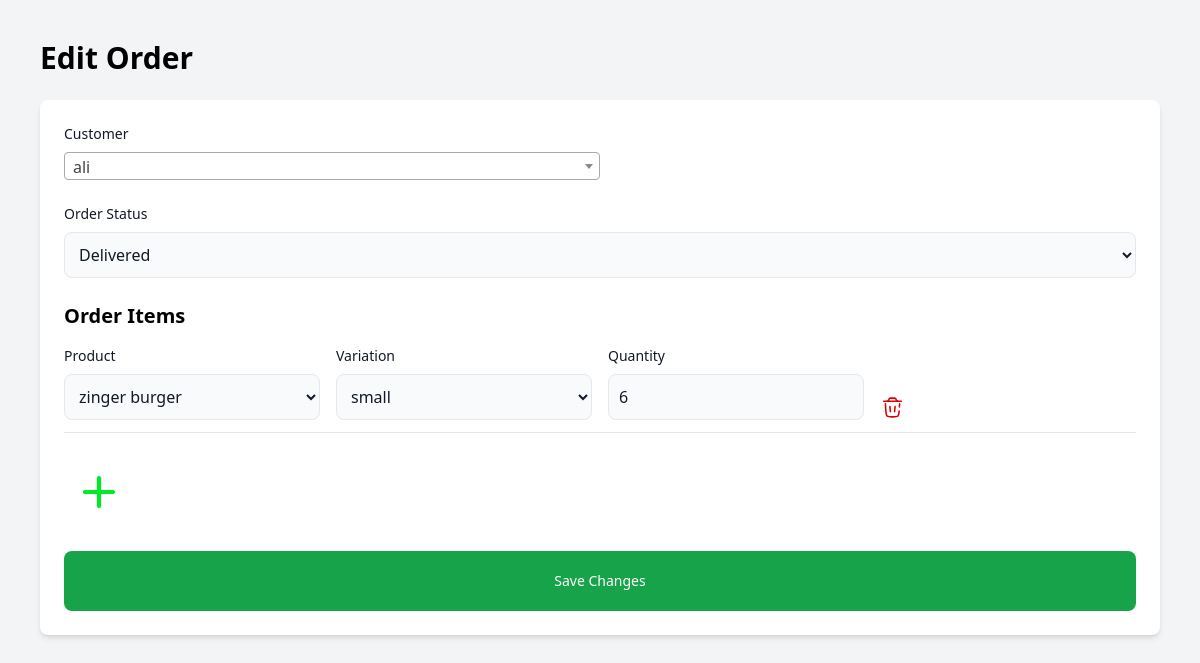
Page /edit-order/8/ (signed in) on the committed database.
### food/models.py (models this page shows, shortened)
class Order(models.Model):
    ORDER_TYPE_CHOICES = [
        ('Delivery', 'Delivery'),
        ('Dine-in', 'Dine-in'),
    ]
    customer = models.ForeignKey(Customer, on_delete=models.CASCADE, related_name='customer')
    order_date = models.DateTimeField(auto_now_add=True)
    status = models.CharField(max_length=20, choices=[
        ('pending', 'Pending'),
        ('inprogress', 'In Progress'),
        ('delivered', 'Delivered'),
        ('completed', 'Completed'),
        ('canceled', 'Canceled'),
    ], default='In Progress')
    order_type = models.CharField(max_length=10, choices=ORDER_TYPE_CHOICES, default='Delivery')  # New field

class OrderItem(models.Model):
    order = models.ForeignKey(Order, on_delete=models.CASCADE,  related_name='items')
    product_variation = models.ForeignKey(ProductVariation, on_delete=models.CASCADE)
    quantity = models.PositiveIntegerField(default=1)

class Product(models.Model):
    name = models.CharField(max_length=100)
    description = models.TextField()
    category = models.ForeignKey(Category, on_delete=models.CASCADE)
    image = models.ImageField(upload_to=get_image_filename, blank=True, null=True)
    is_available = models.BooleanField(default=True)

class ProductVariation(models.Model):
    product = models.ForeignKey(Product, on_delete=models.CASCADE, related_name='variations')
    size = models.CharField(max_length=100, )
    price = models.DecimalField(max_digits=6, decimal_places=2)

### food/views.py (the view, shortened to what this page needs)
# urls.py: path('edit-order/<int:id>/',  views.edit_order, name='edit_order'),
@login_required(login_url='login_user')
def edit_order(request, id):
    order_id = id
    order = get_object_or_404(Order, id=order_id)
    products = Product.objects.all()
    customers = Customer.objects.all()
    order_items = order.items.all()  # Fetch related order items
    return render(request, 'orders/edit_order.html', {
        'order': order,
        'customers': customers,
        'products': products,
        'order_items': order_items,
    })

### food/templates/orders/edit_order.html (shortened to what this page needs)
{% extends "layout.html" %}
{% block layout %}
{% load static %}
<body class="bg-gray-100 p-10">
    <h1 class="text-3xl font-bold mb-6">Edit Order</h1>
    <form method="POST" class="bg-white p-6 rounded-lg shadow-md">
        <div class="mb-6">
            <label class="block mb-2 text-sm font-medium text-gray-900">Customer</label>
        </div>
        <div class="mb-6">
            <label class="block mb-2 text-sm font-medium text-gray-900">Order Status</label>
            <select name="status" class="bg-gray-50 border text-gray-900 rounded-lg block w-full p-2.5" required>
                <option class="text-green-600" value="Delivered" {% if order.status == "Delivered" %}selected{% endif %}>Delivered</option>
            </select>
        </div>
        <h2 class="text-xl font-semibold mb-4">Order Items</h2>
        <div id="order-items" class="grid gap-3 mb-6">
            {% for item in order_items %}
                <div class="item grid grid-cols-4 gap-4 items-end">
                    <div>
                        <label class="block mb-2 text-sm font-medium text-gray-900">Product</label>
                        <select name="product[]" class="bg-gray-50 border text-gray-900 rounded-lg block w-full p-2.5" required onchange="loadVariations(this)">
                            {% for product in products %}
                                <option value="{{ product.id }}" {% if product.id == item.product_variation.product_id %}selected{% endif %}>
                                    {{ product.name }}
                                </option>
                            {% endfor %}
                        </select>
                    </div>
                    <div>
                        <label class="block mb-2 text-sm font-medium text-gray-900">Variation</label>
                        <select name="variation[]" class="bg-gray-50 border text-gray-900 rounded-lg block w-full p-2.5" required>
                            {% for variation in item.product_variation.product.variations.all %}
                                <option value="{{ variation.id }}" {% if variation.id == item.product_variation_id %}selected{% endif %}>
                                    {{ variation.size }}
                                </option>
                            {% endfor %}
                        </select>
                    </div>
                    <div>
                        <label class="block mb-2 text-sm font-medium text-gray-900">Quantity</label>
                        <input type="number" name="quantity[]" value="{{ item.quantity }}" class="bg-gray-50 border text-gray-900 rounded-lg block w-full p-2.5" required />
                    </div>
                    <img
                    onclick="removeItem(this)"
                    class="cursor-pointer hover:scale-125"
                    width="25px" src="{% static 'svgs/trashicon.svg' %}">
                </div>
                <hr>
            {% endfor %}
        </div>
        <img class="cursor-pointer hover:scale-125"
        onclick="addItem()"
        width="70px" src="{% static 'svgs/plus_icon.svg' %}" alt="">
        <br>
        <button type="submit" class="px-4 py-5 w-full text-sm font-medium text-white bg-green-600 rounded-lg">Save Changes</button>
    </form>
</body>
{% endblock %}

### static/css/main.css (style rules this page uses)
body { margin: 0; }

### rows in the picture
Order: status "Delivered"
OrderItem: product_variation.name "zinger burger", product_variation.size "small", quantity "6"
